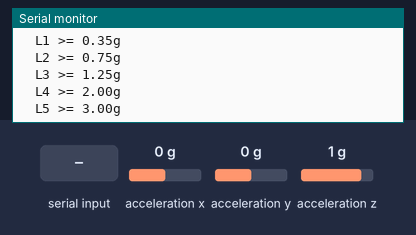
Bench run of a sketch on a simulated ESP32. Shown: the last lines printed to the serial monitor. Wiring (inferred from the names in the program): ADXL345 accelerometer at I2C address 0x53. The test bench sets the inputs (shaded band); at power-on: acceleration x 0 g, acceleration y 0 g, acceleration z 1 g.

Above: at 2.6 s.
2.7 s: acceleration x set to -1.4 g
At 5.1 s:
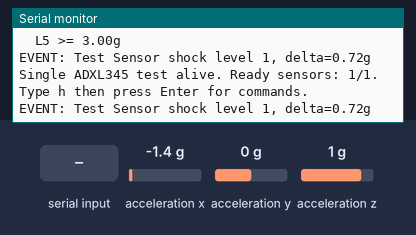
5.7 s: "r\n" received over Serial
7.2 s: acceleration y set to -1.4 g
At 8.2 s:
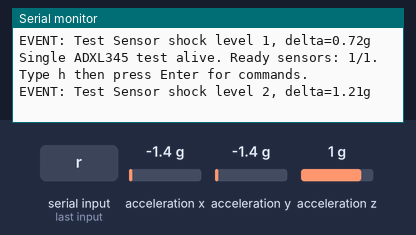
8.7 s: "R\n" received over Serial
10.2 s: acceleration z set to -1.4 g
At 11.3 s:
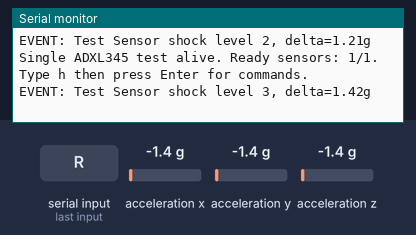
11.7 s: "r\n" received over Serial
Timing chart, 0 to 14.2 s (numbered marks = the images above; inputs shaded):
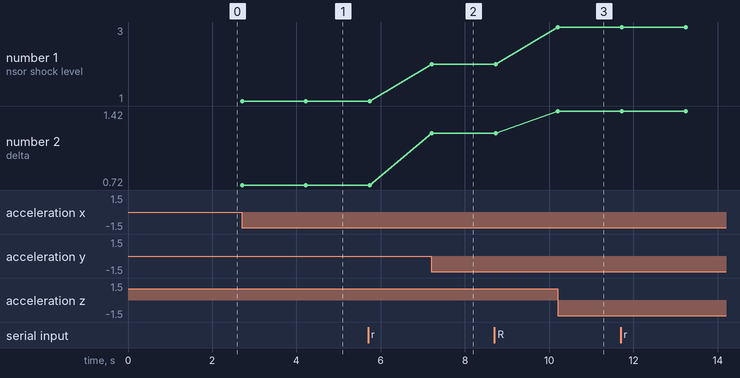

The sketch:

luxlock_adxl345_single_test.ino
```cpp
#include <Wire.h>
#include <math.h>

// ---------------------------------------------------------------------------
// LuxLock single ADXL345 tamper/vibration test
// ---------------------------------------------------------------------------
//
// Upload this to an ESP32 when you want to test only one ADXL345.
// This sketch matches the LuxLock tamper test style, but with one sensor only.
// It does not use Wi-Fi, Firebase, fingerprint, actuators, or buzzer.
//
// Serial Monitor:
//   Baud: 115200
//   Line ending: New Line
//
// Commands:
//   h = show help
//   i = sensor info
//   s = scan I2C bus
//   d = detect sensor again
//   r = read sensor once
//   l = toggle live readings
//   c = recalibrate baseline
//
// ADXL345 wiring:
//   VCC -> ESP32 3.3V
//   GND -> ESP32 GND
//   SDA -> ESP32 GPIO21
//   SCL -> ESP32 GPIO22
//   SDO/ALT -> GND for address 0x53, or 3.3V for address 0x1D
//   CS -> optional if your module already works in I2C mode without it;
//         otherwise connect CS to 3.3V.

static const uint32_t SERIAL_BAUD = 115200;

static const int SDA_PIN = 21;
static const int SCL_PIN = 22;

static const uint32_t LIVE_PRINT_MS = 500;
static const uint32_t ALIVE_PRINT_MS = 3000;
static const uint32_t SENSOR_BASELINE_SAMPLES = 80;
static const uint32_t EVENT_COOLDOWN_MS = 1500;

// Same test thresholds used by the full LuxLock tamper test.
static const float LEVEL_1_G = 0.35f;
static const float LEVEL_2_G = 0.75f;
static const float LEVEL_3_G = 1.25f;
static const float LEVEL_4_G = 2.00f;
static const float LEVEL_5_G = 3.00f;

static const uint8_t ADXL345_DEVID = 0x00;
static const uint8_t ADXL345_BW_RATE = 0x2C;
static const uint8_t ADXL345_POWER_CTL = 0x2D;
static const uint8_t ADXL345_DATA_FORMAT = 0x31;
static const uint8_t ADXL345_DATAX0 = 0x32;
static const uint8_t ADXL345_EXPECTED_DEVID = 0xE5;
static const float ADXL345_FULL_RES_G_PER_LSB = 0.0039f;

struct SensorConfig {
  const char *name;
  uint8_t address;
  bool ready;
  float baselineG;
  uint8_t lastEventLevel;
  uint32_t lastEventAt;
};

SensorConfig sensor = {"Test Sensor", 0x53, false, 1.0f, 0, 0};

bool liveReadingsEnabled = false;
uint32_t lastLivePrintAt = 0;
uint32_t lastAlivePrintAt = 0;

bool writeRegister(uint8_t address, uint8_t reg, uint8_t value) {
  Wire.beginTransmission(address);
  Wire.write(reg);
  Wire.write(value);
  return Wire.endTransmission() == 0;
}

bool readRegisters(
    uint8_t address,
    uint8_t startRegister,
    uint8_t *buffer,
    size_t length) {
  Wire.beginTransmission(address);
  Wire.write(startRegister);
  if (Wire.endTransmission(false) != 0) {
    return false;
  }

  const size_t bytesRead = Wire.requestFrom(
      static_cast<int>(address),
      static_cast<int>(length));
  if (bytesRead != length) {
    return false;
  }

  for (size_t i = 0; i < length; i++) {
    buffer[i] = Wire.read();
  }

  return true;
}

bool readAccelerationG(float &x, float &y, float &z) {
  if (!sensor.ready) {
    return false;
  }

  uint8_t buffer[6] = {0};
  if (!readRegisters(sensor.address, ADXL345_DATAX0, buffer, 6)) {
    return false;
  }

  const int16_t rawX = static_cast<int16_t>((buffer[1] << 8) | buffer[0]);
  const int16_t rawY = static_cast<int16_t>((buffer[3] << 8) | buffer[2]);
  const int16_t rawZ = static_cast<int16_t>((buffer[5] << 8) | buffer[4]);

  x = rawX * ADXL345_FULL_RES_G_PER_LSB;
  y = rawY * ADXL345_FULL_RES_G_PER_LSB;
  z = rawZ * ADXL345_FULL_RES_G_PER_LSB;
  return true;
}

float accelerationMagnitude(float x, float y, float z) {
  return sqrtf((x * x) + (y * y) + (z * z));
}

uint8_t shockLevelForDelta(float deltaG) {
  if (deltaG >= LEVEL_5_G) return 5;
  if (deltaG >= LEVEL_4_G) return 4;
  if (deltaG >= LEVEL_3_G) return 3;
  if (deltaG >= LEVEL_2_G) return 2;
  if (deltaG >= LEVEL_1_G) return 1;
  return 0;
}

bool addressLooksLikeAdxl345(uint8_t address) {
  uint8_t deviceId = 0;
  if (!readRegisters(address, ADXL345_DEVID, &deviceId, 1)) {
    return false;
  }

  return deviceId == ADXL345_EXPECTED_DEVID;
}

bool initAdxl345() {
  uint8_t detectedAddress = 0;
  if (addressLooksLikeAdxl345(0x53)) {
    detectedAddress = 0x53;
  } else if (addressLooksLikeAdxl345(0x1D)) {
    detectedAddress = 0x1D;
  } else {
    Serial.println("Test Sensor: no ADXL345 found at 0x53 or 0x1D");
    return false;
  }

  sensor.address = detectedAddress;

  if (!writeRegister(sensor.address, ADXL345_BW_RATE, 0x0B)) {
    Serial.println("Test Sensor: failed to set data rate");
    return false;
  }

  if (!writeRegister(sensor.address, ADXL345_DATA_FORMAT, 0x0B)) {
    Serial.println("Test Sensor: failed to set data format");
    return false;
  }

  if (!writeRegister(sensor.address, ADXL345_POWER_CTL, 0x08)) {
    Serial.println("Test Sensor: failed to enter measurement mode");
    return false;
  }

  return true;
}

void calibrateSensor() {
  if (!sensor.ready) {
    Serial.println("Test Sensor: skipped calibration because sensor is offline");
    return;
  }

  float totalMagnitude = 0.0f;
  uint32_t samples = 0;

  Serial.println("Test Sensor: calibrating, keep the sensor still...");
  for (uint32_t i = 0; i < SENSOR_BASELINE_SAMPLES; i++) {
    float x = 0.0f;
    float y = 0.0f;
    float z = 0.0f;
    if (readAccelerationG(x, y, z)) {
      totalMagnitude += accelerationMagnitude(x, y, z);
      samples++;
    }
    delay(10);
  }

  if (samples > 0) {
    sensor.baselineG = totalMagnitude / samples;
  }

  Serial.printf(
      "Test Sensor: baseline %.3fg using %lu samples\n",
      sensor.baselineG,
      static_cast<unsigned long>(samples));
}

void scanI2CBus() {
  uint8_t found = 0;

  Serial.println();
  Serial.printf("I2C scan GPIO%d/GPIO%d:", SDA_PIN, SCL_PIN);
  for (uint8_t address = 1; address < 127; address++) {
    Wire.beginTransmission(address);
    if (Wire.endTransmission() == 0) {
      Serial.printf(" 0x%02X", address);
      found++;
    }
  }

  if (found == 0) {
    Serial.print(" no devices found");
  }

  Serial.println();
  Serial.println("Expected ADXL345 address: 0x53 or 0x1D.");
}

void detectSensor(bool calibrateReady) {
  Serial.println();
  Serial.println("Detecting one ADXL345 sensor...");

  sensor.ready = initAdxl345();
  sensor.lastEventLevel = 0;
  sensor.lastEventAt = 0;

  Serial.printf(
      "Test Sensor at 0x%02X: %s\n",
      sensor.address,
      sensor.ready ? "READY" : "OFFLINE");

  if (calibrateReady) {
    calibrateSensor();
  }
}

void printHelp() {
  Serial.println();
  Serial.println("LuxLock Single ADXL345 Test Commands");
  Serial.println("  h = show this help");
  Serial.println("  i = sensor info");
  Serial.println("  s = scan I2C bus");
  Serial.println("  d = detect sensor again");
  Serial.println("  r = read sensor once");
  Serial.println("  l = toggle live readings");
  Serial.println("  c = recalibrate baseline");
  Serial.println();
  Serial.println("Shock levels:");
  Serial.printf("  L1 >= %.2fg\n", LEVEL_1_G);
  Serial.printf("  L2 >= %.2fg\n", LEVEL_2_G);
  Serial.printf("  L3 >= %.2fg\n", LEVEL_3_G);
  Serial.printf("  L4 >= %.2fg\n", LEVEL_4_G);
  Serial.printf("  L5 >= %.2fg\n", LEVEL_5_G);
  Serial.println();
}

void printSensorInfo() {
  Serial.println();
  Serial.println("Sensor status:");
  Serial.printf(
      "  Test Sensor: %s, address=0x%02X, baseline=%.3fg\n",
      sensor.ready ? "READY" : "OFFLINE",
      sensor.address,
      sensor.baselineG);
}

void printAliveStatus() {
  Serial.printf(
      "Single ADXL345 test alive. Ready sensors: %u/1. Type h then press Enter for commands.\n",
      sensor.ready ? 1 : 0);
}

void printSensorReading() {
  if (!sensor.ready) {
    Serial.println("Test Sensor: OFFLINE");
    return;
  }

  float x = 0.0f;
  float y = 0.0f;
  float z = 0.0f;
  if (!readAccelerationG(x, y, z)) {
    Serial.println("Test Sensor: read failed");
    return;
  }

  const float magnitude = accelerationMagnitude(x, y, z);
  const float deltaG = fabsf(magnitude - sensor.baselineG);
  const uint8_t level = shockLevelForDelta(deltaG);

  Serial.printf(
      "Test Sensor: x=% .2fg y=% .2fg z=% .2fg mag=%.2fg delta=%.2fg level=%u\n",
      x,
      y,
      z,
      magnitude,
      deltaG,
      level);
}

void detectEvent() {
  if (!sensor.ready) {
    return;
  }

  float x = 0.0f;
  float y = 0.0f;
  float z = 0.0f;
  if (!readAccelerationG(x, y, z)) {
    return;
  }

  const float magnitude = accelerationMagnitude(x, y, z);
  const float deltaG = fabsf(magnitude - sensor.baselineG);
  const uint8_t level = shockLevelForDelta(deltaG);
  if (level == 0) {
    sensor.lastEventLevel = 0;
    return;
  }

  const uint32_t now = millis();
  const bool cooldownDone = now - sensor.lastEventAt >= EVENT_COOLDOWN_MS;
  const bool levelIncreased = level > sensor.lastEventLevel;
  if (!cooldownDone && !levelIncreased) {
    return;
  }

  sensor.lastEventAt = now;
  sensor.lastEventLevel = level;

  Serial.printf(
      "EVENT: Test Sensor shock level %u, delta=%.2fg\n",
      level,
      deltaG);
}

void handleSerialCommand(char command) {
  switch (command) {
    case '\r':
    case '\n':
      return;
    case 'h':
    case 'H':
      printHelp();
      break;
    case 'i':
    case 'I':
      printSensorInfo();
      break;
    case 's':
    case 'S':
      scanI2CBus();
      break;
    case 'd':
    case 'D':
      detectSensor(true);
      printSensorInfo();
      break;
    case 'r':
    case 'R':
      printSensorReading();
      break;
    case 'l':
    case 'L':
      liveReadingsEnabled = !liveReadingsEnabled;
      Serial.printf(
          "Live readings %s.\n",
          liveReadingsEnabled ? "ON" : "OFF");
      break;
    case 'c':
    case 'C':
      calibrateSensor();
      break;
    default:
      Serial.printf("Unknown command '%c'. Type h for help.\n", command);
      break;
  }
}

void setup() {
  Serial.begin(SERIAL_BAUD);
  delay(500);

  Serial.println();
  Serial.println("LuxLock single ADXL345 tamper test booting...");
  Serial.println("No Wi-Fi. No Firebase. One ADXL345 only.");

  Wire.begin(SDA_PIN, SCL_PIN);
  Wire.setClock(400000);
  Wire.setTimeOut(50);

  scanI2CBus();
  detectSensor(true);
  printSensorInfo();
  printAliveStatus();
  printHelp();
}

void loop() {
  while (Serial.available() > 0) {
    handleSerialCommand(static_cast<char>(Serial.read()));
  }

  const uint32_t now = millis();

  if (now - lastAlivePrintAt >= ALIVE_PRINT_MS) {
    lastAlivePrintAt = now;
    printAliveStatus();
  }

  if (liveReadingsEnabled && now - lastLivePrintAt >= LIVE_PRINT_MS) {
    lastLivePrintAt = now;
    printSensorReading();
  }

  detectEvent();
  delay(20);
}
```

Measured:
- after the input at 2.7 s, the serial monitor: prints a new line at once (image 1)
- after the input at 7.2 s, the serial monitor: prints a new line at once (image 2)
- after the input at 10.2 s, the serial monitor: prints a new line at once (image 3)
- plotted number 1: 1 → 2 after the input at 7.2 s, 2 → 3 after the input at 10.2 s
- plotted number 2: 0.72 → 1.21 after the input at 7.2 s, 1.21 → 1.42 after the input at 10.2 s
